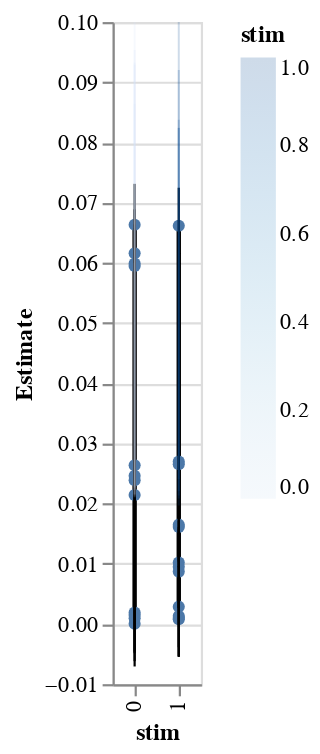
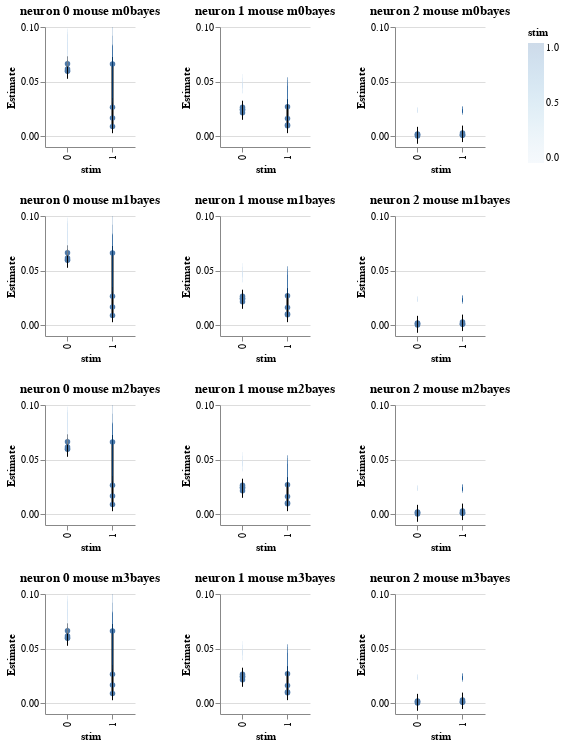

These figures' notebook cell, in order:
### Code cell
#Full: add_data=True, independent_axes=True
reload(workflow)
reload(visualization)
bw = workflow.BayesWindow(df, y='isi', levels=('stim', 'mouse', 'neuron'))
bw.fit_conditions(model=models.model_single_normal)
bw.plot(x='stim:O', independent_axes=True, add_data=True).display()
bw.facet(column='neuron', row='mouse', width=90,height=120).display()

### Figure 1 — Vega-Lite specification as saved in the notebook (floating-point values rounded to 4 significant figures; data arrays with more than 128 entries replaced by an {"elided": "..."} marker saying what was removed)
{"config": {"view": {"continuousWidth": 400, "continuousHeight": 300}}, "layer": [{"mark": {"type": "line", "color": "black", "point": true}, "encoding": {"x": {"type": "ordinal", "field": "stim"}, "y": {"type": "quantitative", "field": "Bayes condition mean", "impute": {"value": "value"}}}}, {"mark": "rule", "encoding": {"x": {"type": "ordinal", "field": "stim"}, "y": {"type": "quantitative", "field": "Bayes condition CI0", "scale": {"domain": [-0.00706, 0.07313], "zero": false}, "title": "Estimate"}, "y2": {"field": "Bayes condition CI1"}}}, {"mark": {"type": "line", "fill": null}, "encoding": {"color": {"type": "quantitative", "field": "stim"}, "detail": {"type": "quantitative", "field": "i_trial"}, "opacity": {"value": 0.2}, "size": {"value": 0.9}, "x": {"type": "ordinal", "field": "stim"}, "y": {"type": "quantitative", "field": "isi", "scale": {"clamp": true, "domain": [0.02127, 0.09316], "zero": false}}}}], "data": {"name": "data-891b5eb0a9a543fde454eb100e23300a"}, "$schema": "https://vega.github.io/schema/vega-lite/v4.8.1.json", "datasets": {"data-891b5eb0a9a543fde454eb100e23300a": {"elided": "144 records"}}}

### Figure 2 — Vega-Lite specification as saved in the notebook (floating-point values rounded to 4 significant figures; data arrays with more than 128 entries replaced by an {"elided": "..."} marker saying what was removed)
{"usermeta": {"embedOptions": {"theme": "vox"}}, "config": {"view": {"continuousWidth": 400, "continuousHeight": 300, "stroke": null}}, "vconcat": [{"hconcat": [{"layer": [{"layer": [{"mark": {"type": "line", "color": "black", "point": true}, "encoding": {"x": {"type": "ordinal", "field": "stim"}, "y": {"type": "quantitative", "field": "Bayes condition mean", "impute": {"value": "value"}}}}, {"mark": "rule", "encoding": {"x": {"type": "ordinal", "field": "stim"}, "y": {"type": "quantitative", "field": "Bayes condition CI0", "scale": {"domain": [-0.00706, 0.07313], "zero": false}, "title": "Estimate"}, "y2": {"field": "Bayes condition CI1"}}}, {"mark": {"type": "line", "fill": null}, "encoding": {"color": {"type": "quantitative", "field": "stim"}, "detail": {"type": "quantitative", "field": "i_trial"}, "opacity": {"value": 0.2}, "size": {"value": 0.9}, "x": {"type": "ordinal", "field": "stim"}, "y": {"type": "quantitative", "field": "isi", "scale": {"clamp": true, "domain": [0.02127, 0.09316], "zero": false}}}}]}], "height": 120, "resolve": {"scale": {"y": "independent"}}, "title": "neuron 0 mouse m0bayes", "transform": [{"filter": "(datum['neuron'] === '0')"}], "width": 90}, {"layer": [{"layer": [{"mark": {"type": "line", "color": "black", "point": true}, "encoding": {"x": {"type": "ordinal", "field": "stim"}, "y": {"type": "quantitative", "field": "Bayes condition mean", "impute": {"value": "value"}}}}, {"mark": "rule", "encoding": {"x": {"type": "ordinal", "field": "stim"}, "y": {"type": "quantitative", "field": "Bayes condition CI0", "scale": {"domain": [-0.00706, 0.07313], "zero": false}, "title": "Estimate"}, "y2": {"field": "Bayes condition CI1"}}}, {"mark": {"type": "line", "fill": null}, "encoding": {"color": {"type": "quantitative", "field": "stim"}, "detail": {"type": "quantitative", "field": "i_trial"}, "opacity": {"value": 0.2}, "size": {"value": 0.9}, "x": {"type": "ordinal", "field": "stim"}, "y": {"type": "quantitative", "field": "isi", "scale": {"clamp": true, "domain": [0.02127, 0.09316], "zero": false}}}}]}], "height": 120, "resolve": {"scale": {"y": "independent"}}, "title": "neuron 1 mouse m0bayes", "transform": [{"filter": "(datum['neuron'] === '1')"}], "width": 90}, {"layer": [{"layer": [{"mark": {"type": "line", "color": "black", "point": true}, "encoding": {"x": {"type": "ordinal", "field": "stim"}, "y": {"type": "quantitative", "field": "Bayes condition mean", "impute": {"value": "value"}}}}, {"mark": "rule", "encoding": {"x": {"type": "ordinal", "field": "stim"}, "y": {"type": "quantitative", "field": "Bayes condition CI0", "scale": {"domain": [-0.00706, 0.07313], "zero": false}, "title": "Estimate"}, "y2": {"field": "Bayes condition CI1"}}}, {"mark": {"type": "line", "fill": null}, "encoding": {"color": {"type": "quantitative", "field": "stim"}, "detail": {"type": "quantitative", "field": "i_trial"}, "opacity": {"value": 0.2}, "size": {"value": 0.9}, "x": {"type": "ordinal", "field": "stim"}, "y": {"type": "quantitative", "field": "isi", "scale": {"clamp": true, "domain": [0.02127, 0.09316], "zero": false}}}}]}], "height": 120, "resolve": {"scale": {"y": "independent"}}, "title": "neuron 2 mouse m0bayes", "transform": [{"filter": "(datum['neuron'] === '2')"}], "width": 90}]}, {"hconcat": [{"layer": [{"layer": [{"mark": {"type": "line", "color": "black", "point": true}, "encoding": {"x": {"type": "ordinal", "field": "stim"}, "y": {"type": "quantitative", "field": "Bayes condition mean", "impute": {"value": "value"}}}}, {"mark": "rule", "encoding": {"x": {"type": "ordinal", "field": "stim"}, "y": {"type": "quantitative", "field": "Bayes condition CI0", "scale": {"domain": [-0.00706, 0.07313], "zero": false}, "title": "Estimate"}, "y2": {"field": "Bayes condition CI1"}}}, {"mark": {"type": "line", "fill": null}, "encoding": {"color": {"type": "quantitative", "field": "stim"}, "detail": {"type": "quantitative", "field": "i_trial"}, "opacity": {"value": 0.2}, "size": {"value": 0.9}, "x": {"type": "ordinal", "field": "stim"}, "y": {"type": "quantitative", "field": "isi", "scale": {"clamp": true, "domain": [0.02127, 0.09316], "zero": false}}}}]}], "height": 120, "resolve": {"scale": {"y": "independent"}}, "title": "neuron 0 mouse m1bayes", "transform": [{"filter": "(datum['neuron'] === '0')"}], "width": 90}, {"layer": [{"layer": [{"mark": {"type": "line", "color": "black", "point": true}, "encoding": {"x": {"type": "ordinal", "field": "stim"}, "y": {"type": "quantitative", "field": "Bayes condition mean", "impute": {"value": "value"}}}}, {"mark": "rule", "encoding": {"x": {"type": "ordinal", "field": "stim"}, "y": {"type": "quantitative", "field": "Bayes condition CI0", "scale": {"domain": [-0.00706, 0.07313], "zero": false}, "title": "Estimate"}, "y2": {"field": "Bayes condition CI1"}}}, {"mark": {"type": "line", "fill": null}, "encoding": {"color": {"type": "quantitative", "field": "stim"}, "detail": {"type": "quantitative", "field": "i_trial"}, "opacity": {"value": 0.2}, "size": {"value": 0.9}, "x": {"type": "ordinal", "field": "stim"}, "y": {"type": "quantitative", "field": "isi", "scale": {"clamp": true, "domain": [0.02127, 0.09316], "zero": false}}}}]}], "height": 120, "resolve": {"scale": {"y": "independent"}}, "title": "neuron 1 mouse m1bayes", "transform": [{"filter": "(datum['neuron'] === '1')"}], "width": 90}, {"layer": [{"layer": [{"mark": {"type": "line", "color": "black", "point": true}, "encoding": {"x": {"type": "ordinal", "field": "stim"}, "y": {"type": "quantitative", "field": "Bayes condition mean", "impute": {"value": "value"}}}}, {"mark": "rule", "encoding": {"x": {"type": "ordinal", "field": "stim"}, "y": {"type": "quantitative", "field": "Bayes condition CI0", "scale": {"domain": [-0.00706, 0.07313], "zero": false}, "title": "Estimate"}, "y2": {"field": "Bayes condition CI1"}}}, {"mark": {"type": "line", "fill": null}, "encoding": {"color": {"type": "quantitative", "field": "stim"}, "detail": {"type": "quantitative", "field": "i_trial"}, "opacity": {"value": 0.2}, "size": {"value": 0.9}, "x": {"type": "ordinal", "field": "stim"}, "y": {"type": "quantitative", "field": "isi", "scale": {"clamp": true, "domain": [0.02127, 0.09316], "zero": false}}}}]}], "height": 120, "resolve": {"scale": {"y": "independent"}}, "title": "neuron 2 mouse m1bayes", "transform": [{"filter": "(datum['neuron'] === '2')"}], "width": 90}]}, {"hconcat": [{"layer": [{"layer": [{"mark": {"type": "line", "color": "black", "point": true}, "encoding": {"x": {"type": "ordinal", "field": "stim"}, "y": {"type": "quantitative", "field": "Bayes condition mean", "impute": {"value": "value"}}}}, {"mark": "rule", "encoding": {"x": {"type": "ordinal", "field": "stim"}, "y": {"type": "quantitative", "field": "Bayes condition CI0", "scale": {"domain": [-0.00706, 0.07313], "zero": false}, "title": "Estimate"}, "y2": {"field": "Bayes condition CI1"}}}, {"mark": {"type": "line", "fill": null}, "encoding": {"color": {"type": "quantitative", "field": "stim"}, "detail": {"type": "quantitative", "field": "i_trial"}, "opacity": {"value": 0.2}, "size": {"value": 0.9}, "x": {"type": "ordinal", "field": "stim"}, "y": {"type": "quantitative", "field": "isi", "scale": {"clamp": true, "domain": [0.02127, 0.09316], "zero": false}}}}]}], "height": 120, "resolve": {"scale": {"y": "independent"}}, "title": "neuron 0 mouse m2bayes", "transform": [{"filter": "(datum['neuron'] === '0')"}], "width": 90}, {"layer": [{"layer": [{"mark": {"type": "line", "color": "black", "point": true}, "encoding": {"x": {"type": "ordinal", "field": "stim"}, "y": {"type": "quantitative", "field": "Bayes condition mean", "impute": {"value": "value"}}}}, {"mark": "rule", "encoding": {"x": {"type": "ordinal", "field": "stim"}, "y": {"type": "quantitative", "field": "Bayes condition CI0", "scale": {"domain": [-0.00706, 0.07313], "zero": false}, "title": "Estimate"}, "y2": {"field": "Bayes condition CI1"}}}, {"mark": {"type": "line", "fill": null}, "encoding": {"color": {"type": "quantitative", "field": "stim"}, "detail": {"type": "quantitative", "field": "i_trial"}, "opacity": {"value": 0.2}, "size": {"value": 0.9}, "x": {"type": "ordinal", "field": "stim"}, "y": {"type": "quantitative", "field": "isi", "scale": {"clamp": true, "domain": [0.02127, 0.09316], "zero": false}}}}]}], "height": 120, "resolve": {"scale": {"y": "independent"}}, "title": "neuron 1 mouse m2bayes", "transform": [{"filter": "(datum['neuron'] === '1')"}], "width": 90}, {"layer": [{"layer": [{"mark": {"type": "line", "color": "black", "point": true}, "encoding": {"x": {"type": "ordinal", "field": "stim"}, "y": {"type": "quantitative", "field": "Bayes condition mean", "impute": {"value": "value"}}}}, {"mark": "rule", "encoding": {"x": {"type": "ordinal", "field": "stim"}, "y": {"type": "quantitative", "field": "Bayes condition CI0", "scale": {"domain": [-0.00706, 0.07313], "zero": false}, "title": "Estimate"}, "y2": {"field": "Bayes condition CI1"}}}, {"mark": {"type": "line", "fill": null}, "encoding": {"color": {"type": "quantitative", "field": "stim"}, "detail": {"type": "quantitative", "field": "i_trial"}, "opacity": {"value": 0.2}, "size": {"value": 0.9}, "x": {"type": "ordinal", "field": "stim"}, "y": {"type": "quantitative", "field": "isi", "scale": {"clamp": true, "domain": [0.02127, 0.09316], "zero": false}}}}]}], "height": 120, "resolve": {"scale": {"y": "independent"}}, "title": "neuron 2 mouse m2bayes", "transform": [{"filter": "(datum['neuron'] === '2')"}], "width": 90}]}, {"hconcat": [{"layer": [{"layer": [{"mark": {"type": "line", "color": "black", "point": true}, "encoding": {"x": {"type": "ordinal", "field": "stim"}, "y": {"type": "quantitative", "field": "Bayes condition mean", "impute": {"value": "value"}}}}, {"mark": "rule", "encoding": {"x": {"type": "ordinal", "field": "stim"}, "y": {"type": "quantitative", "field": "Bayes condition CI0", "scale": {"domain": [-0.00706, 0.07313], "zero": false}, "title": "Estimate"}, "y2": {"field": "Bayes condition CI1"}}}, {"mark": {"type": "line", "fill": null}, "encoding": {"color": {"type": "quantitative", "field": "stim"}, "detail": {"type": "quantitative", "field": "i_trial"}, "opacity": {"value": 0.2}, "size": {"value": 0.9}, "x": {"type": "ordinal", "field": "stim"}, "y": {"type": "quantitative", "field": "isi", "scale": {"clamp": true, "domain": [0.02127, 0.09316], "zero": false}}}}]}], "height": 120, "resolve": {"scale": {"y": "independent"}}, "title": "neuron 0 mouse m3bayes", "transform": [{"filter": "(datum['neuron'] === '0')"}], "width": 90}, {"layer": [{"layer": [{"mark": {"type": "line", "color": "black", "point": true}, "encoding": {"x": {"type": "ordinal", "field": "stim"}, "y": {"type": "quantitative", "field": "Bayes condition mean", "impute": {"value": "value"}}}}, {"mark": "rule", "encoding": {"x": {"type": "ordinal", "field": "stim"}, "y": {"type": "quantitative", "field": "Bayes condition CI0", "scale": {"domain": [-0.00706, 0.07313], "zero": false}, "title": "Estimate"}, "y2": {"field": "Bayes condition CI1"}}}, {"mark": {"type": "line", "fill": null}, "encoding": {"color": {"type": "quantitative", "field": "stim"}, "detail": {"type": "quantitative", "field": "i_trial"}, "opacity": {"value": 0.2}, "size": {"value": 0.9}, "x": {"type": "ordinal", "field": "stim"}, "y": {"type": "quantitative", "field": "isi", "scale": {"clamp": true, "domain": [0.02127, 0.09316], "zero": false}}}}]}], "height": 120, "resolve": {"scale": {"y": "independent"}}, "title": "neuron 1 mouse m3bayes", "transform": [{"filter": "(datum['neuron'] === '1')"}], "width": 90}, {"layer": [{"layer": [{"mark": {"type": "line", "color": "black", "point": true}, "encoding": {"x": {"type": "ordinal", "field": "stim"}, "y": {"type": "quantitative", "field": "Bayes condition mean", "impute": {"value": "value"}}}}, {"mark": "rule", "encoding": {"x": {"type": "ordinal", "field": "stim"}, "y": {"type": "quantitative", "field": "Bayes condition CI0", "scale": {"domain": [-0.00706, 0.07313], "zero": false}, "title": "Estimate"}, "y2": {"field": "Bayes condition CI1"}}}, {"mark": {"type": "line", "fill": null}, "encoding": {"color": {"type": "quantitative", "field": "stim"}, "detail": {"type": "quantitative", "field": "i_trial"}, "opacity": {"value": 0.2}, "size": {"value": 0.9}, "x": {"type": "ordinal", "field": "stim"}, "y": {"type": "quantitative", "field": "isi", "scale": {"clamp": true, "domain": [0.02127, 0.09316], "zero": false}}}}]}], "height": 120, "resolve": {"scale": {"y": "independent"}}, "title": "neuron 2 mouse m3bayes", "transform": [{"filter": "(datum['neuron'] === '2')"}], "width": 90}]}], "data": {"name": "data-891b5eb0a9a543fde454eb100e23300a"}, "$schema": "https://vega.github.io/schema/vega-lite/v4.8.1.json", "datasets": {"data-891b5eb0a9a543fde454eb100e23300a": {"elided": "144 records"}}}
